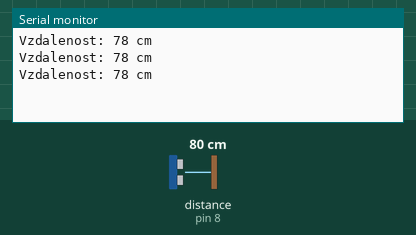
Recording of a sketch running on a simulated Arduino Uno, built with avr-gcc and run on an emulated ATmega328P. On the bench: the last lines printed to the serial monitor. Wiring (inferred from the names in the program): ultrasonic range finder: trigger pin 9; echo pin 8. The inputs (shaded band) are chosen by the test bench; at power-on: distance to the obstacle (sensor on pin 8) 80 cm. The echo pulse lasts 58.3 µs per cm.

Above: at 1.3 s.
1.4 s: distance to the obstacle (sensor on pin 8) set to 2 cm
At 1.9 s:
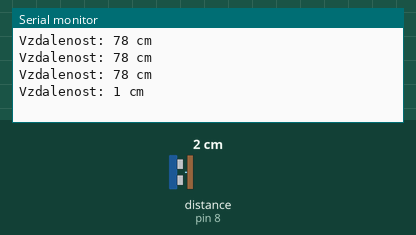
2.9 s: distance to the obstacle (sensor on pin 8) set to 4 cm
At 3.4 s:
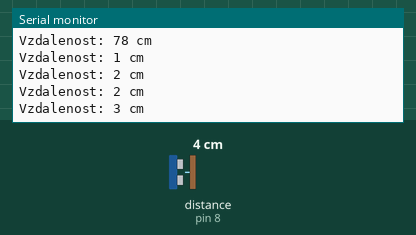
Timing chart, 0 to 5.9 s (numbered marks = the images above; inputs shaded):
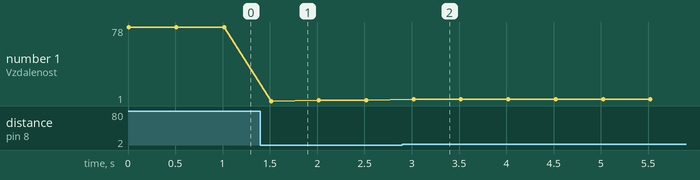

Measured:
- after the input at 1.4 s, the serial monitor: prints a new line after 0.12 s (image 1)
- after the input at 2.9 s, the serial monitor: prints a new line after 0.12 s (image 2)
- plotted number 1: 78 → 2 after the input at 1.4 s, 2 → 3 after the input at 2.9 s

The sketch:

kod_v1_senzor.ino.ino
```cpp
// Testovací kód v1 - Měření vzdálenosti (základ s pomocí AI - Google Gemini, 2026)
const int PIN_TRIG = 9;
const int PIN_ECHO = 8;

void setup() {
  pinMode(PIN_TRIG, OUTPUT); // Pin 9 vysílá signál ven
  pinMode(PIN_ECHO, INPUT);  // Pin 8 přijímá odraz dovnitř
  Serial.begin(9600);        // Spustí textový výpis na obrazovku
}

void loop() {
  digitalWrite(PIN_TRIG, LOW);
  delayMicroseconds(2);
  digitalWrite(PIN_TRIG, HIGH);
  delayMicroseconds(10);
  digitalWrite(PIN_TRIG, LOW);

  long trvani = pulseIn(PIN_ECHO, HIGH, 30000);
  long vzdalenost = trvani * 0.034 / 2;

  Serial.print("Vzdalenost: ");
  Serial.print(vzdalenost);
  Serial.println(" cm");
  delay(500);
}
```
